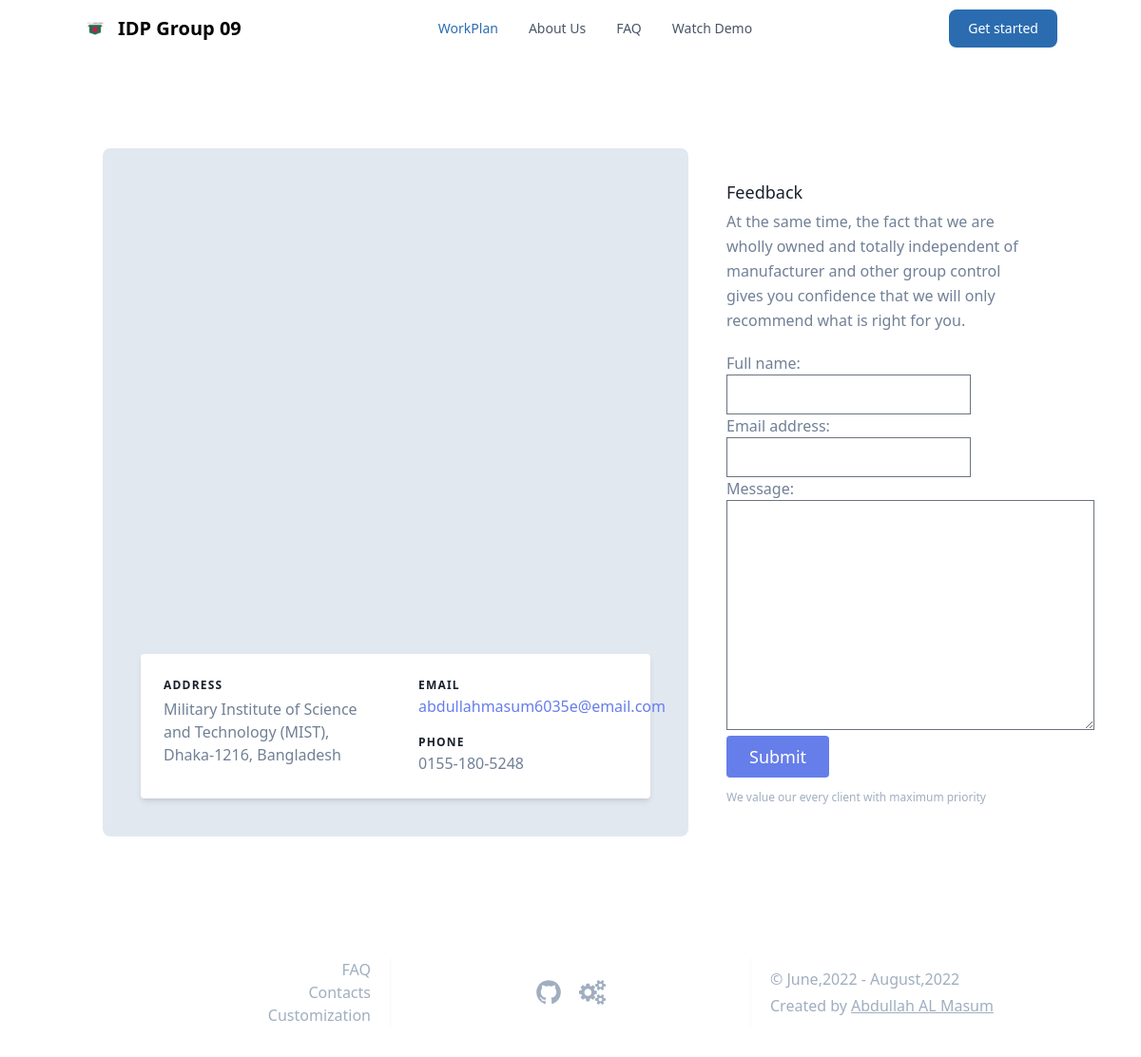
Page /contact/ on the earlier database version.
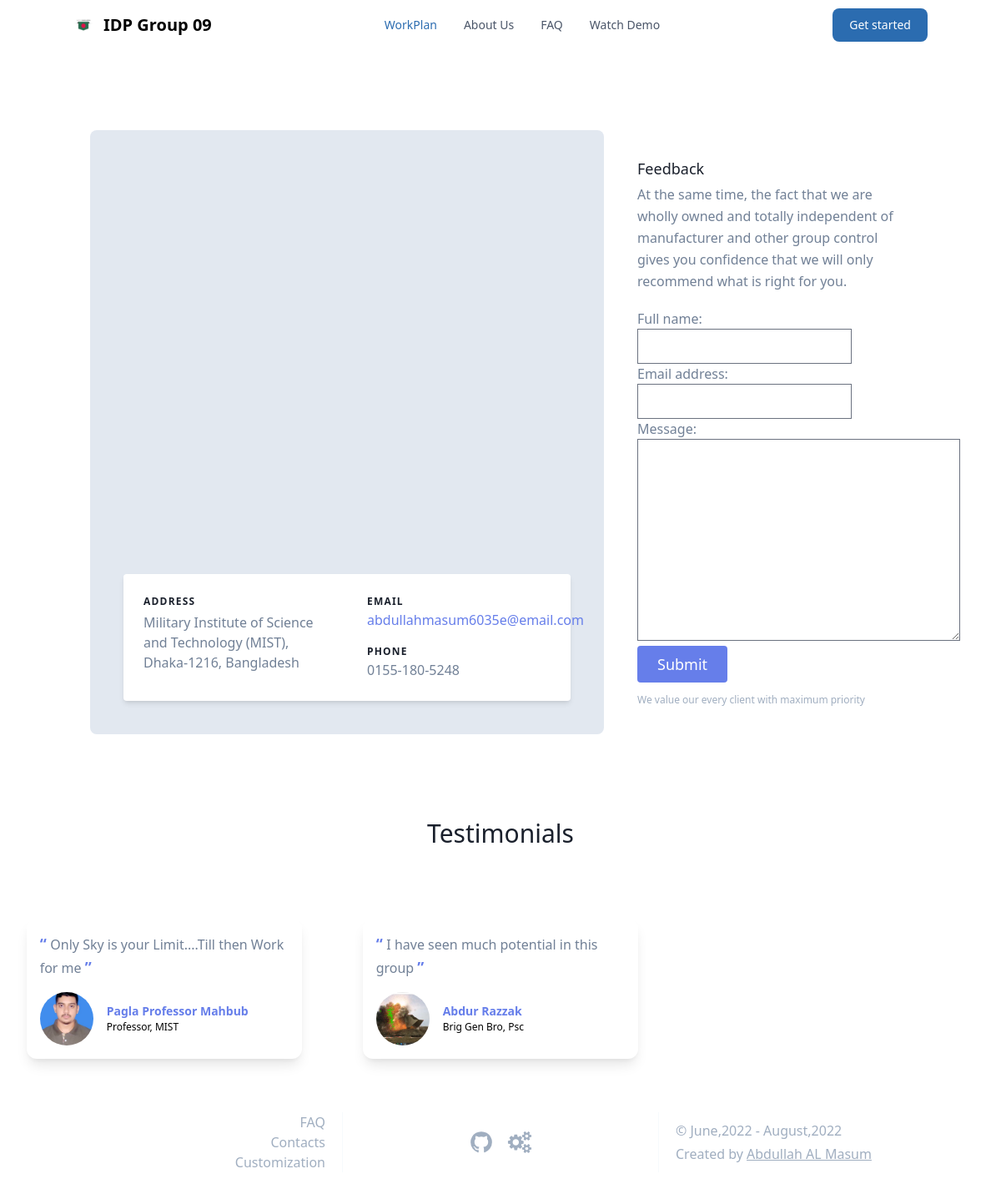
Same page on the later database version.
### Capstone_App/models.py (models this page shows, shortened)
class Testimonial(models.Model):
    person = models.CharField(max_length=MAX_LENGTH, verbose_name="Person", blank=True, null=True)
    designation = models.CharField(max_length=MAX_LENGTH, verbose_name="Designation", blank=True, null=True)
    testimonial = models.CharField(max_length=MAX_LENGTH, verbose_name="Testimonial", blank=True, null=True)
    person_link = models.URLField(max_length=MAX_LENGTH, verbose_name="Person's Link", blank=True, null=True)
    person_pic = models.ImageField(upload_to='testimonials/%Y/%m/%d/', blank=True, null=True,
                                   verbose_name="Person's Picture")
    def image_tag(self):
        return mark_safe("<img src='./media/%s' />" % (self.person_pic))
    image_tag.allow_tags = True
    class Meta:
        verbose_name = 'Testimonials'
        verbose_name_plural = 'Testimonials'
        db_table = 'testimonial'

### Capstone_App/views.py (the view, shortened to what this page needs)
# urls.py: path('contact/', views.contact_section, name='contact'),
def contact_section(request):
    recipient_list = ['abdullahmasum6035@gmail.com', ]
    form = ContactForm()
    context = {
        'form': form,
    }
    return render(request, 'contact.html', context=context)

### Capstone_App/forms.py
class ContactForm(forms.Form):
    full_name = forms.CharField(max_length=100)
    email_address = forms.EmailField(max_length=150)
    message = forms.CharField(widget=forms.Textarea, max_length=1000)

### Capstone_App/context_processors.py (called while the page is built)
def add_variable_to_context(request):
    projectInfo = "Capstone Project"
    teamMembers = Team_Section.objects.all()
    testimonials = Testimonial.objects.all()
    workplans = WorkPlan.objects.all()
    frequent_faq = FAQ_Section.objects.all()
    everyWhere = {
        'projectInfo': projectInfo,
        'team_members': teamMembers,
        'given_testimonials': testimonials,
        'implemented_workplans': workplans,
        'faq_section': frequent_faq,
    }
    return everyWhere

### templates/contact.html (shortened to what this page needs)
{% extends 'base.html' %}
{% load static %}
{% load crispy_forms_tags %}
{% load tailwind_filters %}
{% block main_content %}
    <section class="text-gray-600 body-font relative">
        <div class="container px-5 py-24 mx-auto flex sm:flex-nowrap min-w-max">
            <div class="lg:w-2/3 md:w-1/2 bg-gray-300 rounded-lg overflow-hidden sm:mr-10 p-10 flex items-end justify-start relative">
                <iframe class="absolute inset-0" title="map"
                        marginheight="0" marginwidth="0" scrolling="no"
                        src="https://www.google.com/maps/embed?pb=!1m18!1m12!1m3!1d12032.51414886717!2d90.35256097553781!3d23.834512094591105!2m3!1f0!2f0!3f0!3m2!1i1024!2i768!4f13.1!3m3!1m2!1s0x3755c1410136a4dd%3A0x7a2bb9d68ea2166e!2sMilitary%20Institute%20of%20Science%20and%20Technology%20(MIST)!5e1!3m2!1sen!2sus!4v1657965944034!5m2!1sen!2sus"
                        width="100%" height="100%" frameborder="0" loading="lazy"></iframe>
                <div class="bg-white relative flex flex-wrap py-6 rounded shadow-md">
                    <div class="lg:w-1/2 px-6">
                        <h2 class="title-font font-semibold text-gray-900 tracking-widest text-xs">ADDRESS</h2>
                        <p class="mt-1">Military Institute of Science and Technology (MIST), Dhaka-1216, Bangladesh</p>
                    </div>
                    <div class="lg:w-1/2 px-6 mt-4 lg:mt-0">
                        <h2 class="title-font font-semibold text-gray-900 tracking-widest text-xs">EMAIL</h2>
                        <a class="text-indigo-500 leading-relaxed">abdullahmasum6035e@email.com</a>
                        <h2 class="title-font font-semibold text-gray-900 tracking-widest text-xs mt-4">PHONE</h2>
                        <p class="leading-relaxed">0155-180-5248</p>
                    </div>
                </div>
            </div>
            <div class="lg:w-1/3 md:w-1/2 bg-white flex flex-col md:ml-auto w-full md:py-8 mt-8 md:mt-0">
                <h2 class="text-gray-900 text-lg mb-1 font-medium title-font">Feedback</h2>
                <p class="leading-relaxed mb-5 text-gray-600">
                    At the same time, the fact that we are wholly owned and totally independent of manufacturer and
                    other group control gives you confidence that we will only recommend what is right for you.
                </p>
                <form method="post">
                    {{ form|crispy }}
                    <button class="text-white bg-indigo-500 border-0 py-2 px-6 focus:outline-none hover:bg-indigo-600 rounded text-lg">
                        Submit
                    </button>
                </form>
                    <p class="text-xs text-gray-500 mt-3">We value our every client with maximum priority</p>
            </div>
        </div>
    </section>
{% endblock main_content %}

### templates/base.html (shortened to what the changed rows need)
{% load compress %}
{% load static %}
{% load socialaccount %}
<!DOCTYPE html>
<html lang="en">
<head>
    {% block head_css %}
        {% block essential_tailwind_CSS %}
            <link rel="stylesheet" href="{% static 'src/output.css' %}">
        {% endblock essential_tailwind_CSS %}
        {% block head_css_page %}
            <link rel="stylesheet"
                  href="https://cdnjs.cloudflare.com/ajax/libs/material-design-iconic-font/2.2.0/css/material-design-iconic-font.min.css">
            <link rel="stylesheet" href="https://rsms.me/inter/inter.css">
            <link href="https://unpkg.com/tailwindcss@^1.0/dist/tailwind.min.css" rel="stylesheet">
            <link href="https://unpkg.com/swiper/swiper-bundle.min.css" rel="stylesheet"/>
        {% endblock head_css_page %}
    {% endblock head_css %}
</head>
{% block body_content %}
    {% block body_tag %}
        <body>
    {% endblock body_tag %}
{% block main_content %}
{% endblock main_content %}
{% block testimonial %}
    {% if given_testimonials %}
        <section>
            <h1 class="text-3xl font-medium title-font text-gray-900 mb-12 text-center">Testimonials</h1>
            <div class="swiper-container">
                <div class="swiper-wrapper">
                    {% for testimonials in given_testimonials %}
                        <div class="swiper-slide">
                            <div class="w-full flex flex-col md:flex-row gap-4 mb-8 md:mb-0 flex-between items-center p-8">
                                <div class="bg-white dark:bg-gray-800 w-72 shadow-lg mx-auto rounded-xl p-4">
                                    <p class="text-gray-600 dark:text-white">
                            <span class="font-bold text-indigo-500 text-lg">
                                “
                            </span> {{ testimonials.testimonial }} <span class="font-bold text-indigo-500 text-lg">
                                ”
                            </span>
                                    </p>
                                    <div class="flex items-center mt-4">
                                        <a href="{{ testimonials.person_link }}" target="_blank" class="block relative">
                                            <img alt="profile" src="{{ testimonials.person_pic.url }}"
                                                 class="mx-auto object-cover rounded-full h-16 w-16 "/>
                                        </a>
                                        <div class="flex flex-col ml-4 justify-between">
                                <span class="font-semibold text-indigo-500 text-sm">
                                    {{ testimonials.person }}
                                </span>
                                            <span class="dark:text-gray-400 text-xs flex items-center">
                                    {{ testimonials.designation }}
                                </span>
                                        </div>
                                    </div>
                                </div>
                            </div>
                        </div>
                    {% endfor %}
                </div>
            </div>
        </section>
    {% endif %}
{% endblock testimonial %}
</body>
{% endblock body_content %}
{% block footer_javascript %}
    {% block footer_javascript_site %}
        <link rel="stylesheet" href="https://cdnjs.cloudflare.com/ajax/libs/font-awesome/5.15.2/css/all.min.css">
    {% endblock footer_javascript_site %}
{% endblock footer_javascript %}
</html>

Differences in the rows shown:
added Testimonial: testimonial "I have seen much potential in this group", person_pic (picture), person "Abdur Razzak", designation "Brig Gen Bro, Psc"
added Testimonial: testimonial "Only Sky is your Limit....Till then Work for me", person_pic (picture), person "Pagla Professor Mahbub", designation "Professor, MIST"
Other differences:
text now shown: "Testimonials"
